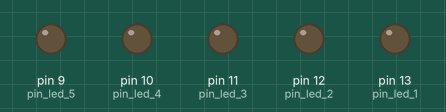
Recording of a sketch running on a simulated Arduino Uno, built with avr-gcc and run on an emulated ATmega328P. Parts: output pins drawn as LEDs (lit = HIGH).

Above: at 0.05 s.
At 1.35 s:
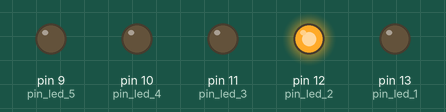
At 2.85 s:
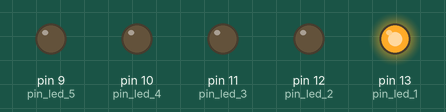
At 5.75 s:
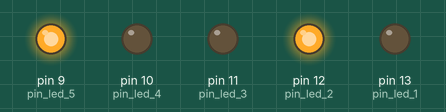
At 8.65 s:
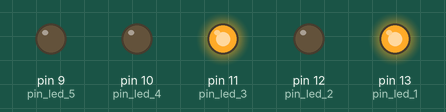
At 11.55 s:
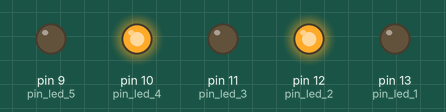
Timing chart, 0 to 11.8 s (numbered marks = the images above):
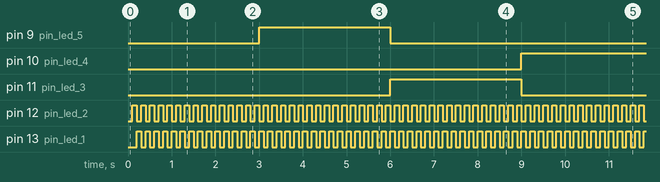

Measured:
- by itself, pin 9 (pin_led_5), pin 10 (pin_led_4), pin 11 (pin_led_3): alternates HIGH for 3.0 s and LOW for 6.0 s
- by itself, pin 12 (pin_led_2), pin 13 (pin_led_1): alternates HIGH for 0.10 s and LOW for 0.10 s

The sketch:

LedemParalelo.ino
```cpp
#define pin_led_1 13
#define pin_led_2 12
#define pin_led_3 11
#define pin_led_4 10
#define pin_led_5 9

int inter1=100;
int inter2=3000;

int intervalo1;
int intervalo2;

unsigned int ultimo1=0;
unsigned int ultimo2=0;
unsigned int atual=0;

int grupo_1 = 1;// 1 ou 2
int grupo_2 = 1; // 1 ou 2 ou 3

void setup() {
 Serial.begin(9600);
 pinMode(pin_led_1, OUTPUT);
 pinMode(pin_led_2, OUTPUT);
 pinMode(pin_led_3, OUTPUT);
 pinMode(pin_led_4, OUTPUT);
 pinMode(pin_led_5, OUTPUT);
}


void loop() {

  atual = millis();

  intervalo1 =atual - ultimo1 ;
  intervalo2 =atual - ultimo2 ;

  if(intervalo1>=inter1){

    grupo_1 = Muda_var_2(grupo_1);
    acende_grupo_2(grupo_1);
    ultimo1=atual;
  }
  if (intervalo2>=inter2){

    grupo_2 = Muda_var_3(grupo_2);
    acende_grupo_3(grupo_2);
    ultimo2=atual;
  }
}

int Muda_var_2(int g){
  if(g == 1){
    g = 2;
  } else {
    g = 1;
  }
  return g;
}

int Muda_var_3(int g){
  if(g == 1){
    g = 2;
  } else if(g == 2) {
    g = 3;
  } else {
    g = 1;
  }
  return g;
}


void acende_grupo_2(int v_g){
  switch (v_g) {
  case 1:
    digitalWrite(pin_led_1,HIGH);
    digitalWrite(pin_led_2,LOW);
    break;
  case 2:
    digitalWrite(pin_led_2,HIGH);
    digitalWrite(pin_led_1,LOW);
    break;
  }
}


void acende_grupo_3(int v_g){
  switch (v_g) {
  case 1:
    digitalWrite(pin_led_4,HIGH);
    digitalWrite(pin_led_5,LOW);
    digitalWrite(pin_led_3,LOW);
    break;
  case 2:
    digitalWrite(pin_led_5,HIGH);
    digitalWrite(pin_led_4,LOW);
    digitalWrite(pin_led_3,LOW);
    break;
  case 3:
    digitalWrite(pin_led_3,HIGH);
    digitalWrite(pin_led_5,LOW);
    digitalWrite(pin_led_4,LOW);
    break;
  }
}
```
